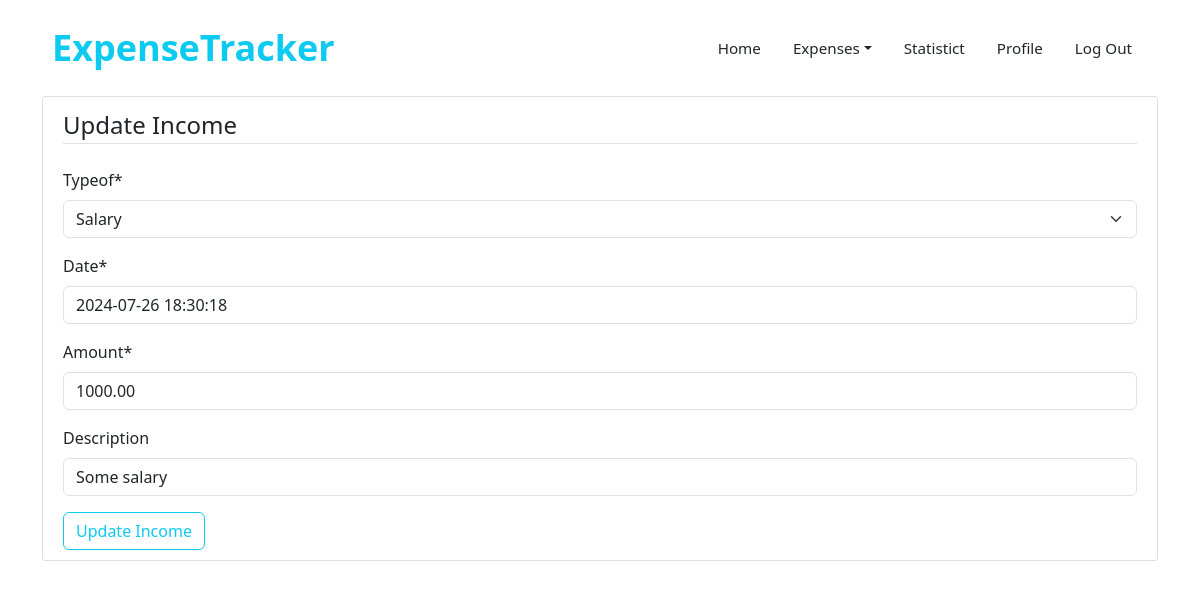
Page /income/25/update/ (signed in) on the committed database.
### expenses/models.py (models this page shows, shortened)
class Income(models.Model):
    typeof = models.CharField(
        max_length = 6,
        choices = {
            'salary': "Salary",
            'wage': "Wage",
            'other': "Other"
        },
        default = 'salary'
    )
    date = models.DateTimeField(default = timezone.now)
    amount = models.DecimalField(max_digits = 10, decimal_places = 2)
    description = models.CharField(
        max_length = 50,
        blank=True,
        null=True
    )
    owner = models.ForeignKey(User, on_delete = models.CASCADE)

### expenses/views.py (the view, shortened to what this page needs)
# urls.py: path('income/<int:pk>/update/', IncomeUpdateView.as_view(), name = 'income-update'),
class IncomeUpdateView(UserPassesTestMixin, LoginRequiredMixin, UpdateView):
    model = Income
    fields: list[str] = ['typeof', 'date', 'amount', 'description']
    def test_func(self) -> bool:
        income: Income = self.get_object()
        return  self.request.user == income.owner

### expenses/templates/expenses/income_form.html (shortened to what this page needs)
{% extends 'Users/base.html' %}
{% load crispy_forms_tags %}
{% block content %}
    <div class="content-section">
        <form method="POST">
            <fieldset class="form-group">
                <legend class="border-bottom mb-4">
                    Update Income
                </legend>
                {{ form|crispy }}
            </fieldset>
            <div class="form-group">
                <button class="btn btn-outline-info" type="submit">
                    Update Income
                </button>
            </div>
        </form>
    </div>
{% endblock content %}

### Users/static/Users/css/main.css (style rules this page uses)
.content-section { padding: 10px 20px; border: 1px solid #dddddd; border-radius: 3px; margin-bottom: 20px; }

### rows in the picture
Income: typeof "Salary", date "2024-07-26 18:30:18", amount "1000.00", description "Some salary"
